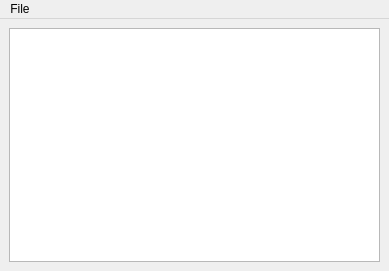
<?xml version="1.0" encoding="UTF-8"?>
<ui version="4.0">
 <class>WindowDocumentSpecWindow</class>
 <widget class="QMainWindow" name="WindowDocumentSpecWindow">
  <property name="geometry">
   <rect>
    <x>0</x>
    <y>0</y>
    <width>389</width>
    <height>271</height>
   </rect>
  </property>
  <property name="windowTitle">
   <string>MainWindow</string>
  </property>
  <widget class="QWidget" name="centralwidget">
   <layout class="QVBoxLayout" name="verticalLayout">
    <item>
     <widget class="QPlainTextEdit" name="plainTextEdit"/>
    </item>
   </layout>
  </widget>
  <widget class="QMenuBar" name="menubar">
   <property name="geometry">
    <rect>
     <x>0</x>
     <y>0</y>
     <width>389</width>
     <height>22</height>
    </rect>
   </property>
   <widget class="QMenu" name="menuFile">
    <property name="title">
     <string>File</string>
    </property>
    <widget class="QMenu" name="menuOpen_recent">
     <property name="title">
      <string>Open recent</string>
     </property>
     <addaction name="actionNothing"/>
    </widget>
    <addaction name="menuOpen_recent"/>
   </widget>
   <addaction name="menuFile"/>
  </widget>
  <action name="actionNothing">
   <property name="enabled">
    <bool>false</bool>
   </property>
   <property name="text">
    <string>Nothing</string>
   </property>
  </action>
 </widget>
 <resources/>
 <connections/>
</ui>
